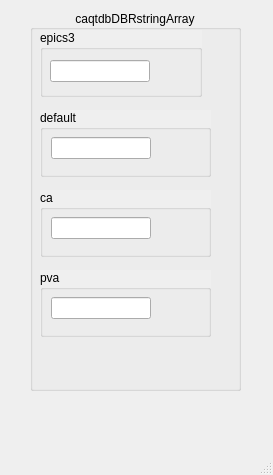
<?xml version="1.0" encoding="UTF-8"?>
<ui version="4.0">
 <class>MainWindow</class>
 <widget class="QMainWindow" name="MainWindow">
  <property name="geometry">
   <rect>
    <x>0</x>
    <y>0</y>
    <width>273</width>
    <height>475</height>
   </rect>
  </property>
  <property name="windowTitle">
   <string>MainWindow</string>
  </property>
  <widget class="QWidget" name="centralwidget">
   <widget class="QGroupBox" name="groupBox_8">
    <property name="geometry">
     <rect>
      <x>30</x>
      <y>10</y>
      <width>211</width>
      <height>381</height>
     </rect>
    </property>
    <property name="autoFillBackground">
     <bool>true</bool>
    </property>
    <property name="title">
     <string>caqtdbDBRstringArray</string>
    </property>
    <property name="alignment">
     <set>Qt::AlignCenter</set>
    </property>
    <widget class="QGroupBox" name="groupBox_12">
     <property name="geometry">
      <rect>
       <x>10</x>
       <y>260</y>
       <width>171</width>
       <height>67</height>
      </rect>
     </property>
     <property name="autoFillBackground">
      <bool>true</bool>
     </property>
     <property name="title">
      <string>pva</string>
     </property>
     <widget class="caTextEntry" name="catextentry_23">
      <property name="geometry">
       <rect>
        <x>11</x>
        <y>27</y>
        <width>100</width>
        <height>22</height>
       </rect>
      </property>
      <property name="channel" stdset="0">
       <string notr="true">pva://caqtdmDBRstringArray</string>
      </property>
      <property name="colorMode">
       <enum>caLineEdit::Alarm_Default</enum>
      </property>
     </widget>
    </widget>
    <widget class="QGroupBox" name="groupBox_3">
     <property name="geometry">
      <rect>
       <x>10</x>
       <y>20</y>
       <width>162</width>
       <height>67</height>
      </rect>
     </property>
     <property name="autoFillBackground">
      <bool>true</bool>
     </property>
     <property name="title">
      <string>epics3</string>
     </property>
     <widget class="caTextEntry" name="catextentry_16">
      <property name="geometry">
       <rect>
        <x>10</x>
        <y>30</y>
        <width>100</width>
        <height>22</height>
       </rect>
      </property>
      <property name="channel" stdset="0">
       <string notr="true">epics3://caqtdmDBRstringArray</string>
      </property>
      <property name="colorMode">
       <enum>caLineEdit::Alarm_Default</enum>
      </property>
     </widget>
    </widget>
    <widget class="QGroupBox" name="groupBox_13">
     <property name="geometry">
      <rect>
       <x>10</x>
       <y>180</y>
       <width>171</width>
       <height>67</height>
      </rect>
     </property>
     <property name="autoFillBackground">
      <bool>true</bool>
     </property>
     <property name="title">
      <string>ca</string>
     </property>
     <widget class="caTextEntry" name="catextentry_24">
      <property name="geometry">
       <rect>
        <x>11</x>
        <y>27</y>
        <width>100</width>
        <height>22</height>
       </rect>
      </property>
      <property name="channel" stdset="0">
       <string notr="true">ca://caqtdmDBRstringArray</string>
      </property>
      <property name="colorMode">
       <enum>caLineEdit::Alarm_Default</enum>
      </property>
     </widget>
    </widget>
    <widget class="QGroupBox" name="groupBox_14">
     <property name="geometry">
      <rect>
       <x>10</x>
       <y>100</y>
       <width>171</width>
       <height>67</height>
      </rect>
     </property>
     <property name="autoFillBackground">
      <bool>true</bool>
     </property>
     <property name="title">
      <string>default</string>
     </property>
     <widget class="caTextEntry" name="catextentry_25">
      <property name="geometry">
       <rect>
        <x>11</x>
        <y>27</y>
        <width>100</width>
        <height>22</height>
       </rect>
      </property>
      <property name="channel" stdset="0">
       <string notr="true">caqtdmDBRstringArray</string>
      </property>
      <property name="colorMode">
       <enum>caLineEdit::Alarm_Default</enum>
      </property>
     </widget>
    </widget>
   </widget>
  </widget>
  <widget class="QMenuBar" name="menubar">
   <property name="geometry">
    <rect>
     <x>0</x>
     <y>0</y>
     <width>273</width>
     <height>19</height>
    </rect>
   </property>
  </widget>
  <widget class="QStatusBar" name="statusbar"/>
 </widget>
 <customwidgets>
  <customwidget>
   <class>caTextEntry</class>
   <extends>caLineEdit</extends>
   <header>caTextEntry</header>
  </customwidget>
  <customwidget>
   <class>caLineEdit</class>
   <extends>QLineEdit</extends>
   <header>caLineEdit</header>
  </customwidget>
 </customwidgets>
 <resources/>
 <connections/>
</ui>
